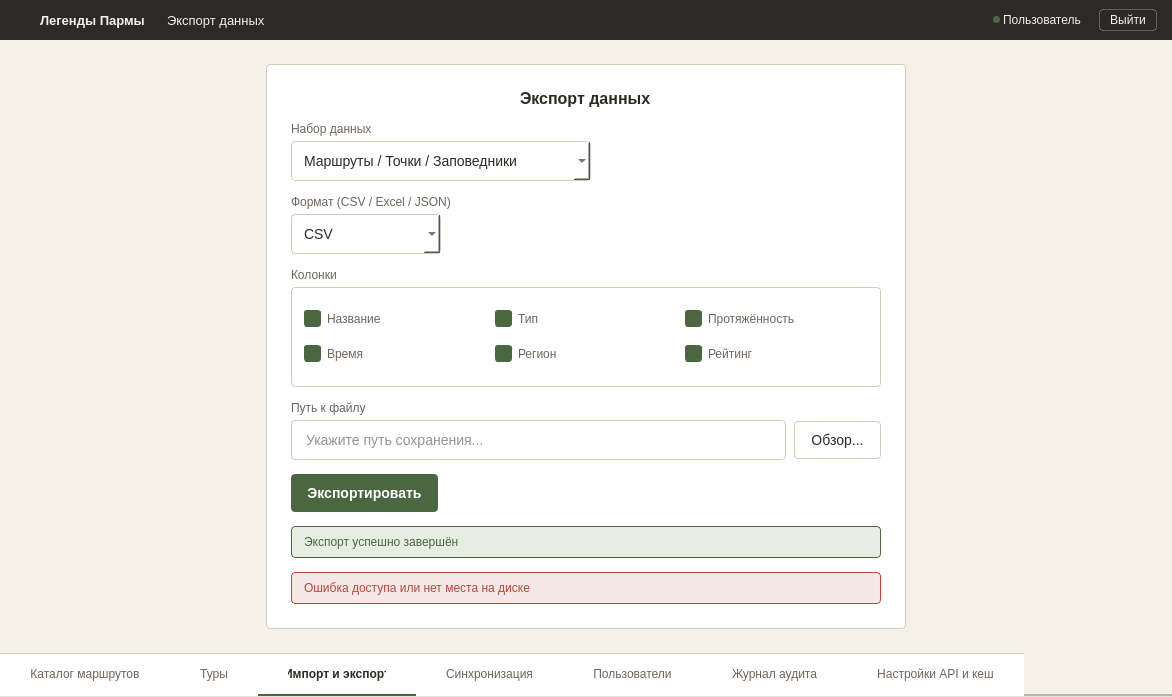
<?xml version="1.0" encoding="UTF-8"?>
<ui version="4.0">
 <class>MainWindow</class>
 <widget class="QMainWindow" name="MainWindow">
  <property name="geometry">
   <rect>
    <x>0</x>
    <y>0</y>
    <width>1172</width>
    <height>673</height>
   </rect>
  </property>
  <property name="windowTitle">
   <string>ExportWindow</string>
  </property>
  <property name="styleSheet">
   <string notr="true">#centralwidget { background-color: #F5F0E8; }
#headerFrame { background-color: #2C2A26; border: none; }
#headerFrame QLabel { color: #F5F0E8; }
#logout_btn { background-color: transparent; color: #F5F0E8; border: 1px solid rgba(255, 255, 255, 0.25); padding: 3px 10px; font-size: 12px; border-radius: 4px; }
#logout_btn:hover { background-color: rgba(255, 255, 255, 0.08); border: 1px solid rgba(255, 255, 255, 0.4); }
#logout_btn:pressed { background-color: rgba(255, 255, 255, 0.12); border: 1px solid rgba(255, 255, 255, 0.5); }
#logout_btn:focus { border: 1px dashed #F5F0E8; }

#formCard { background-color: #FFFFFF; border: 1px solid #D4CBBE; border-radius: 4px; }
#lbl_form_title { font-size: 16px; font-weight: 600; color: #2C2A26; }
#lbl_dataset, #lbl_format, #lbl_columns, #lbl_path { font-size: 12px; color: #6B6560; }

QLineEdit, QComboBox { padding: 10px 12px; font-size: 14px; border-radius: 4px; border: 1px solid #D4CBBE; background-color: #FFFFFF; color: #2C2A26; }
QLineEdit:hover, QComboBox:hover { border: 1px solid #B8AE9E; }
QLineEdit:focus, QComboBox:focus { border: 1px solid #4A6741; }
QLineEdit[error="true"], QComboBox[error="true"] { border: 1px solid #B54A3A; }
QLineEdit:disabled, QComboBox:disabled { border: 1px dashed #D4CBBE; color: #A39E94; background-color: #F5F0E8; }
QComboBox QAbstractItemView { background-color: #FFFFFF; border: 1px solid #D4CBBE; selection-background-color: #E8EDE4; selection-color: #2C2A26; }
QComboBox QAbstractItemView::item:hover { background-color: #EDE6D9; }

#columnsFrame { background-color: #FFFFFF; border: 1px solid #D4CBBE; border-radius: 4px; }
QCheckBox { spacing: 6px; font-size: 12px; color: #6B6560; background: transparent; }
QCheckBox::indicator { width: 15px; height: 15px; border-radius: 3px; border: 1px solid #D4CBBE; background-color: #FFFFFF; }
QCheckBox::indicator:hover { border: 1px solid #B8AE9E; }
QCheckBox::indicator:checked { background-color: #4A6741; border: 1px solid #4A6741; }
QCheckBox::indicator:disabled { background-color: #E5DFD4; border: 1px solid #E5DFD4; }
QCheckBox:disabled { color: #A39E94; }

#btn_export { background-color: #4A6741; color: #FFFFFF; border: none; padding: 11px 16px; font-size: 14px; font-weight: 600; border-radius: 4px; }
#btn_export:hover { background-color: #3D5636; }
#btn_export:pressed { background-color: #334A2E; }
#btn_export:disabled { background-color: #A8B5A0; }
#btn_export:focus { border: 1px dashed #4A6741; }

#btn_browse { background-color: #FFFFFF; color: #2C2A26; border: 1px solid #D4CBBE; padding: 10px 16px; font-size: 14px; border-radius: 4px; }
#btn_browse:hover { border: 1px solid #4A6741; background-color: #F5F0E8; }
#btn_browse:pressed { background-color: #EDE6D9; }
#btn_browse:disabled { background-color: #FFFFFF; color: #A39E94; border: 1px solid #E5DFD4; }
#btn_browse:focus { border: 1px dashed #4A6741; }

#successBanner { background-color: #E8EDE4; border: 1px solid #4A6741; border-radius: 4px; }
#successBanner QLabel { color: #4A6741; font-size: 12px; border: none; background: transparent; }
#errorBanner { background-color: #F5E8E6; border: 1px solid #B54A3A; border-radius: 4px; }
#errorBanner QLabel { color: #B54A3A; font-size: 12px; border: none; background: transparent; }

QTabWidget::panel { border: none; background-color: #FFFFFF; }
QTabBar { background-color: #FFFFFF; border: none; }
QTabBar::tab { height: 40px; background-color: #FFFFFF; color: #6B6560; font-size: 12px; font-weight: normal; padding: 0px 30px; border: none; border-bottom: 2px solid transparent; border-top: 1px solid #D4CBBE; text-align: center; }
QTabBar::tab:hover { color: #2C2A26; }
QTabBar::tab:selected { color: #2C2A26; font-weight: 600; border-bottom: 2px solid #4A6741; }</string>
  </property>
  <widget class="QWidget" name="centralwidget">
   <layout class="QVBoxLayout" name="verticalLayout">
    <property name="spacing"><number>0</number></property>
    <property name="leftMargin"><number>0</number></property>
    <property name="topMargin"><number>0</number></property>
    <property name="rightMargin"><number>0</number></property>
    <property name="bottomMargin"><number>0</number></property>
    <item>
     <widget class="QFrame" name="headerFrame">
      <property name="minimumSize"><size><width>0</width><height>40</height></size></property>
      <property name="maximumSize"><size><width>16777215</width><height>40</height></size></property>
      <layout class="QHBoxLayout" name="horizontalLayout">
       <property name="spacing"><number>0</number></property>
       <property name="leftMargin"><number>15</number></property>
       <property name="topMargin"><number>0</number></property>
       <property name="rightMargin"><number>15</number></property>
       <property name="bottomMargin"><number>0</number></property>
       <item>
        <widget class="QPushButton" name="logo">
         <property name="minimumSize"><size><width>22</width><height>22</height></size></property>
         <property name="maximumSize"><size><width>22</width><height>22</height></size></property>
         <property name="styleSheet"><string notr="true">QPushButton { background: transparent; margin-right: 12px; border: none; }</string></property>
         <property name="text"><string/></property>
         <property name="icon">
          <iconset resource="../qrc/login_res.qrc">
           <normaloff>:/login/icons/logo.png</normaloff>:/login/icons/logo.png</iconset>
         </property>
         <property name="iconSize"><size><width>18</width><height>18</height></size></property>
        </widget>
       </item>
       <item>
        <widget class="QLabel" name="name">
         <property name="styleSheet"><string notr="true">font-size: 13px; font-weight: bold; margin-right: 15px;</string></property>
         <property name="text"><string>Легенды Пармы</string></property>
        </widget>
       </item>
       <item>
        <widget class="QLabel" name="name_chart">
         <property name="styleSheet"><string notr="true">font-size: 13px; margin-right: 10px;</string></property>
         <property name="text"><string>Экспорт данных</string></property>
        </widget>
       </item>
       <item>
        <spacer name="horizontalSpacer">
         <property name="orientation"><enum>Qt::Orientation::Horizontal</enum></property>
         <property name="sizeHint" stdset="0"><size><width>40</width><height>20</height></size></property>
        </spacer>
       </item>
       <item>
        <widget class="QLabel" name="status_lb">
         <property name="minimumSize"><size><width>7</width><height>7</height></size></property>
         <property name="maximumSize"><size><width>7</width><height>7</height></size></property>
         <property name="styleSheet"><string notr="true">background-color: #4A6741; border-radius: 3px; border: none;</string></property>
         <property name="text"><string/></property>
        </widget>
       </item>
       <item>
        <widget class="QLabel" name="role_lb">
         <property name="styleSheet"><string notr="true">font-size: 12px; margin-right: 15px;</string></property>
         <property name="text"><string>Пользователь</string></property>
        </widget>
       </item>
       <item>
        <widget class="QPushButton" name="logout_btn">
         <property name="cursor"><cursorShape>PointingHandCursor</cursorShape></property>
         <property name="text"><string>Выйти</string></property>
        </widget>
       </item>
      </layout>
     </widget>
    </item>
    <item>
     <layout class="QHBoxLayout" name="centerLayout">
      <property name="spacing"><number>0</number></property>
      <property name="leftMargin"><number>24</number></property>
      <property name="topMargin"><number>24</number></property>
      <property name="rightMargin"><number>24</number></property>
      <property name="bottomMargin"><number>24</number></property>
      <item>
       <spacer name="leftSpacer">
        <property name="orientation"><enum>Qt::Orientation::Horizontal</enum></property>
        <property name="sizeHint" stdset="0"><size><width>40</width><height>20</height></size></property>
       </spacer>
      </item>
      <item>
       <widget class="QFrame" name="formCard">
        <property name="sizePolicy"><sizepolicy hsizetype="Preferred" vsizetype="Maximum"><horstretch>0</horstretch><verstretch>0</verstretch></sizepolicy></property>
        <property name="minimumSize"><size><width>640</width><height>0</height></size></property>
        <property name="maximumSize"><size><width>640</width><height>16777215</height></size></property>
        <layout class="QVBoxLayout" name="formLayout">
         <property name="spacing"><number>14</number></property>
         <property name="leftMargin"><number>24</number></property>
         <property name="topMargin"><number>24</number></property>
         <property name="rightMargin"><number>24</number></property>
         <property name="bottomMargin"><number>24</number></property>
         <item alignment="Qt::AlignHCenter">
          <widget class="QLabel" name="lbl_form_title">
           <property name="text"><string>Экспорт данных</string></property>
          </widget>
         </item>
         <item>
          <layout class="QVBoxLayout" name="datasetLayout">
           <property name="spacing"><number>5</number></property>
           <item><widget class="QLabel" name="lbl_dataset"><property name="text"><string>Набор данных</string></property></widget></item>
           <item>
            <widget class="QComboBox" name="comboDataset">
             <property name="maximumSize"><size><width>300</width><height>16777215</height></size></property>
             <item><property name="text"><string>Маршруты / Точки / Заповедники</string></property></item>
             <item><property name="text"><string>Маршруты</string></property></item>
             <item><property name="text"><string>Точки</string></property></item>
             <item><property name="text"><string>Заповедники</string></property></item>
            </widget>
           </item>
          </layout>
         </item>
         <item>
          <layout class="QVBoxLayout" name="formatLayout">
           <property name="spacing"><number>5</number></property>
           <item><widget class="QLabel" name="lbl_format"><property name="text"><string>Формат (CSV / Excel / JSON)</string></property></widget></item>
           <item>
            <widget class="QComboBox" name="comboFormat">
             <property name="maximumSize"><size><width>150</width><height>16777215</height></size></property>
             <item><property name="text"><string>CSV</string></property></item>
             <item><property name="text"><string>Excel</string></property></item>
             <item><property name="text"><string>JSON</string></property></item>
            </widget>
           </item>
          </layout>
         </item>
         <item>
          <layout class="QVBoxLayout" name="columnsLayout">
           <property name="spacing"><number>5</number></property>
           <item><widget class="QLabel" name="lbl_columns"><property name="text"><string>Колонки</string></property></widget></item>
           <item>
            <widget class="QFrame" name="columnsFrame">
             <property name="minimumSize"><size><width>0</width><height>100</height></size></property>
             <layout class="QGridLayout" name="columnsGrid">
              <property name="leftMargin"><number>12</number></property>
              <property name="topMargin"><number>12</number></property>
              <property name="rightMargin"><number>12</number></property>
              <property name="bottomMargin"><number>12</number></property>
              <property name="spacing"><number>8</number></property>
              <item row="0" column="0">
               <widget class="QCheckBox" name="chkCol1">
                <property name="text"><string>Название</string></property>
                <property name="checked"><bool>true</bool></property>
               </widget>
              </item>
              <item row="0" column="1">
               <widget class="QCheckBox" name="chkCol2">
                <property name="text"><string>Тип</string></property>
                <property name="checked"><bool>true</bool></property>
               </widget>
              </item>
              <item row="0" column="2">
               <widget class="QCheckBox" name="chkCol3">
                <property name="text"><string>Протяжённость</string></property>
                <property name="checked"><bool>true</bool></property>
               </widget>
              </item>
              <item row="1" column="0">
               <widget class="QCheckBox" name="chkCol4">
                <property name="text"><string>Время</string></property>
                <property name="checked"><bool>true</bool></property>
               </widget>
              </item>
              <item row="1" column="1">
               <widget class="QCheckBox" name="chkCol5">
                <property name="text"><string>Регион</string></property>
                <property name="checked"><bool>true</bool></property>
               </widget>
              </item>
              <item row="1" column="2">
               <widget class="QCheckBox" name="chkCol6">
                <property name="text"><string>Рейтинг</string></property>
                <property name="checked"><bool>true</bool></property>
               </widget>
              </item>
             </layout>
            </widget>
           </item>
          </layout>
         </item>
         <item>
          <layout class="QVBoxLayout" name="pathLayout">
           <property name="spacing"><number>5</number></property>
           <item><widget class="QLabel" name="lbl_path"><property name="text"><string>Путь к файлу</string></property></widget></item>
           <item>
            <layout class="QHBoxLayout" name="pathInputLayout">
             <property name="spacing"><number>8</number></property>
             <item>
              <widget class="QLineEdit" name="inputPath">
               <property name="placeholderText"><string>Укажите путь сохранения...</string></property>
              </widget>
             </item>
             <item>
              <widget class="QPushButton" name="btn_browse">
               <property name="cursor"><cursorShape>PointingHandCursor</cursorShape></property>
               <property name="text"><string>Обзор...</string></property>
              </widget>
             </item>
            </layout>
           </item>
          </layout>
         </item>
         <item>
          <widget class="QPushButton" name="btn_export">
           <property name="sizePolicy"><sizepolicy hsizetype="Maximum" vsizetype="Fixed"><horstretch>0</horstretch><verstretch>0</verstretch></sizepolicy></property>
           <property name="cursor"><cursorShape>PointingHandCursor</cursorShape></property>
           <property name="text"><string>Экспортировать</string></property>
          </widget>
         </item>
         <item>
          <widget class="QFrame" name="successBanner">
           <property name="visible"><bool>false</bool></property>
           <layout class="QHBoxLayout" name="successLayout">
            <property name="leftMargin"><number>12</number></property>
            <property name="topMargin"><number>8</number></property>
            <property name="rightMargin"><number>12</number></property>
            <property name="bottomMargin"><number>8</number></property>
            <item>
             <widget class="QLabel" name="lbl_success">
              <property name="text"><string>Экспорт успешно завершён</string></property>
             </widget>
            </item>
           </layout>
          </widget>
         </item>
         <item>
          <widget class="QFrame" name="errorBanner">
           <property name="visible"><bool>false</bool></property>
           <layout class="QHBoxLayout" name="errorLayout">
            <property name="leftMargin"><number>12</number></property>
            <property name="topMargin"><number>8</number></property>
            <property name="rightMargin"><number>12</number></property>
            <property name="bottomMargin"><number>8</number></property>
            <item>
             <widget class="QLabel" name="lbl_error">
              <property name="text"><string>Ошибка доступа или нет места на диске</string></property>
             </widget>
            </item>
           </layout>
          </widget>
         </item>
        </layout>
       </widget>
      </item>
      <item>
       <spacer name="rightSpacer">
        <property name="orientation"><enum>Qt::Orientation::Horizontal</enum></property>
        <property name="sizeHint" stdset="0"><size><width>40</width><height>20</height></size></property>
       </spacer>
      </item>
     </layout>
    </item>
    <item>
     <spacer name="verticalSpacer">
      <property name="orientation"><enum>Qt::Orientation::Vertical</enum></property>
      <property name="sizeHint" stdset="0"><size><width>20</width><height>40</height></size></property>
     </spacer>
    </item>
    <item>
      <widget class='QTabWidget' name='tabWidget'>
        <property name='sizePolicy'>
          <sizepolicy hsizetype='Expanding' vsizetype='Fixed'>
            <horstretch>1</horstretch><verstretch>0</verstretch></sizepolicy></property>
      <property name="minimumSize"><size><width>0</width><height>44</height></size></property>
      <property name="maximumSize"><size><width>16777215</width><height>44</height></size></property>
      <property name="tabPosition"><enum>QTabWidget::TabPosition::North</enum></property>
      <property name="currentIndex"><number>2</number></property>
      <property name="usesScrollButtons"><bool>false</bool></property>
      <property name="tabsClosable"><bool>false</bool></property>
      <property name="drawBase" stdset="0"><bool>false</bool></property>
      <widget class="QWidget" name="tab_8"><attribute name="title"><string>Каталог маршрутов</string></attribute></widget>
      <widget class="QWidget" name="tab_9"><attribute name="title"><string>Туры</string></attribute></widget>
      <widget class="QWidget" name="tab_10"><attribute name="title"><string>Импорт и экспорт</string></attribute></widget>
      <widget class="QWidget" name="tab_11"><attribute name="title"><string>Синхронизация</string></attribute></widget>
      <widget class="QWidget" name="tab_12"><attribute name="title"><string>Пользователи</string></attribute></widget>
      <widget class="QWidget" name="tab_13"><attribute name="title"><string>Журнал аудита</string></attribute></widget>
      <widget class="QWidget" name="tab_14"><attribute name="title"><string>Настройки API и кеш</string></attribute></widget>
     </widget>
    </item>
   </layout>
  </widget>
 </widget>
 <resources>
  <include location="../qrc/login_res.qrc"/>
 </resources>
 <connections/>
</ui>
